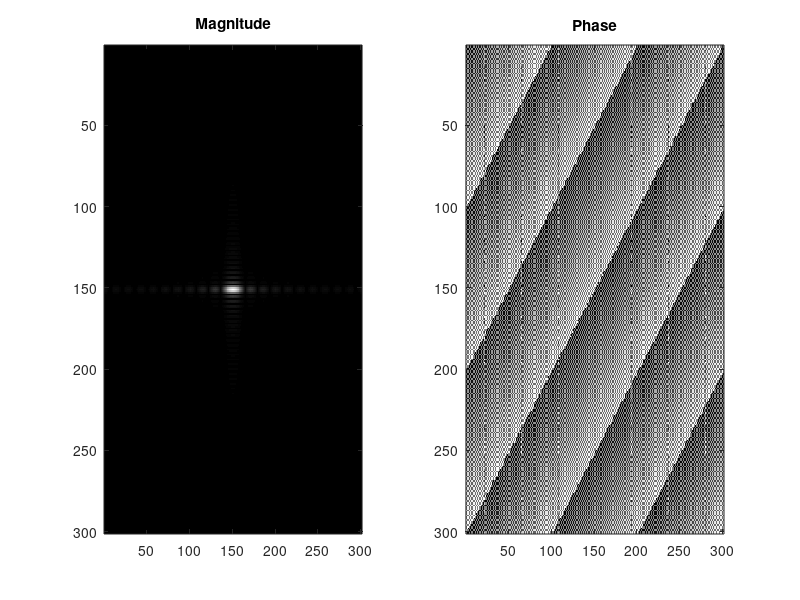
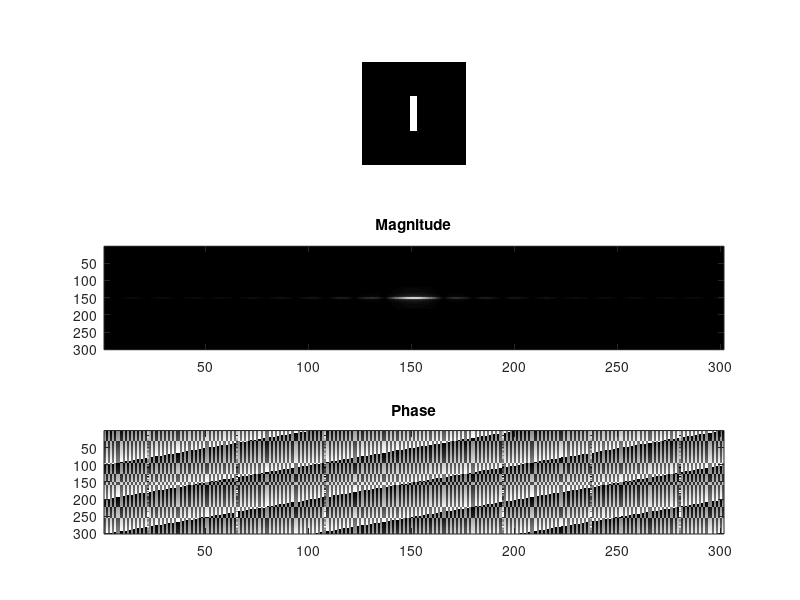
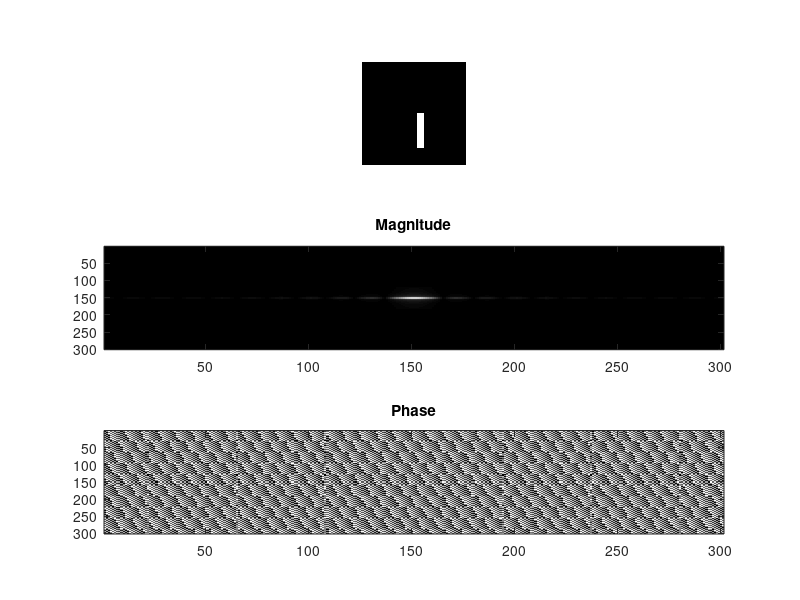
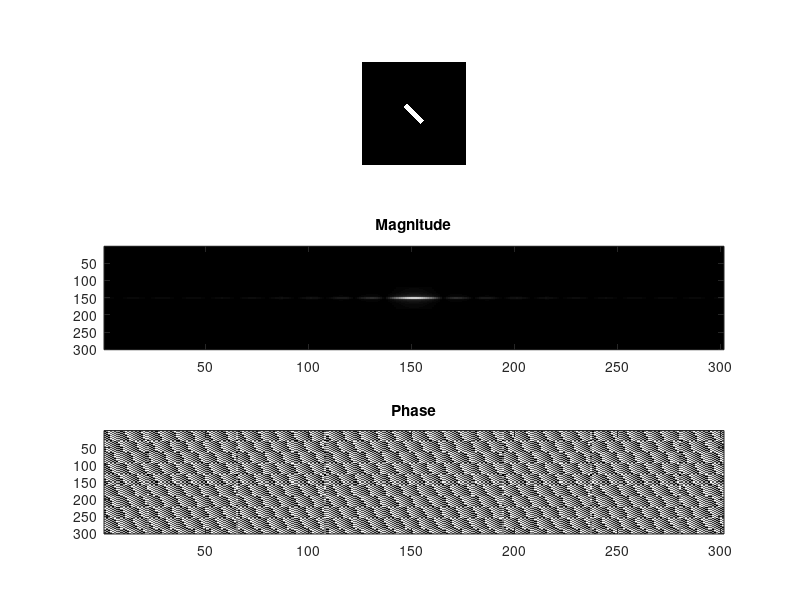

Reproduce these figures in MATLAB, in order.

close all;
clc;
clear all;

%% Consider an synthetic image as following:
img = zeros(301,301);
img(100:200, 140:160) = 255;
figure(1);
imshow(img);

%% 1.2 we can compute the FFT as follows:
imgFreq = fftshift(fft2(img));
figure(1);
subplot(121); imagesc(abs(imgFreq)); colormap('gray'); title('Magnitude')
subplot(122); imagesc(angle(imgFreq)/pi*180); colormap('gray'); title('Phase')


%% Orginal
img = zeros(301,301);
img(100:200, 140:160) = 255;

imgFreq = fftshift(fft2(img));

figure('name', 'Orginal Image');
subplot(311);imshow(img);
subplot(312); imagesc(abs(imgFreq)); colormap('gray'); title('Magnitude')
subplot(313); imagesc(angle(imgFreq)/pi*180); colormap('gray'); title('Phase')

%% Translation
imgTrans = zeros(301,301);
imgTrans(150:250, 160:180) = 255;

imgFreq = fftshift(fft2(imgTrans));

figure('name', 'Effect of Translation');
subplot(311);imshow(imgTrans);
subplot(312); imagesc(abs(imgFreq)); colormap('gray'); title('Magnitude')
subplot(313); imagesc(angle(imgFreq)/pi*180); colormap('gray'); title('Phase')

% Observation: the rotation doesnot have any effect on the magnitude of FFT
% But it affects the phase of the FFT

%% Rotation
imgRot = imrotate(img, 45);
imgFreq = fftshift(fft2(imgTrans));
figure('name', 'Effect of Rotation');
subplot(311);imshow(imgRot);
subplot(312); imagesc(abs(imgFreq)); colormap('gray'); title('Magnitude')
subplot(313); imagesc(angle(imgFreq)/pi*180); colormap('gray'); title('Phase')

% Observation: the rotation doesnot have any effect on the magnitude of FFT
% But it affects the phase of the FFT

%% Having some two series bars
img2 = zeros(301,301);
img2(20:120, 140:160) = 255;
img2(180:280, 140:160) = 255;

imgFreq = fftshift(fft2(img2));
figure('name', 'Effect of having some two series bars');
subplot(311);imshow(img2);
subplot(312); imagesc(abs(imgFreq)); colormap('gray'); title('Magnitude')
subplot(313); imagesc(angle(imgFreq)/pi*180); colormap('gray'); title('Phase')

% Observation: Ifg we add another series bar will increase the intensity of  of the magnituide image
% There is also effect on the phase image but somehow difficult to describe
%% Having some two parallel bars
img3 = zeros(301,301);
img3(100:200, 145:155) = 255;
img3(100:200, 210:220) = 255;
imgFreq = fftshift(fft2(img3));


figure('name', 'Effect having some two parallel bars');
subplot(311);imshow(img3);
subplot(312); imagesc(abs(imgFreq)); colormap('gray'); title('Magnitude')
subplot(313); imagesc(angle(imgFreq)/pi*180); colormap('gray'); title('Phase')

%Observation: this has shifited the orientation of the the |f (u; 0)|and
%|f (0; v)| by 90 degree. and ofcourse has an effect on the phasae